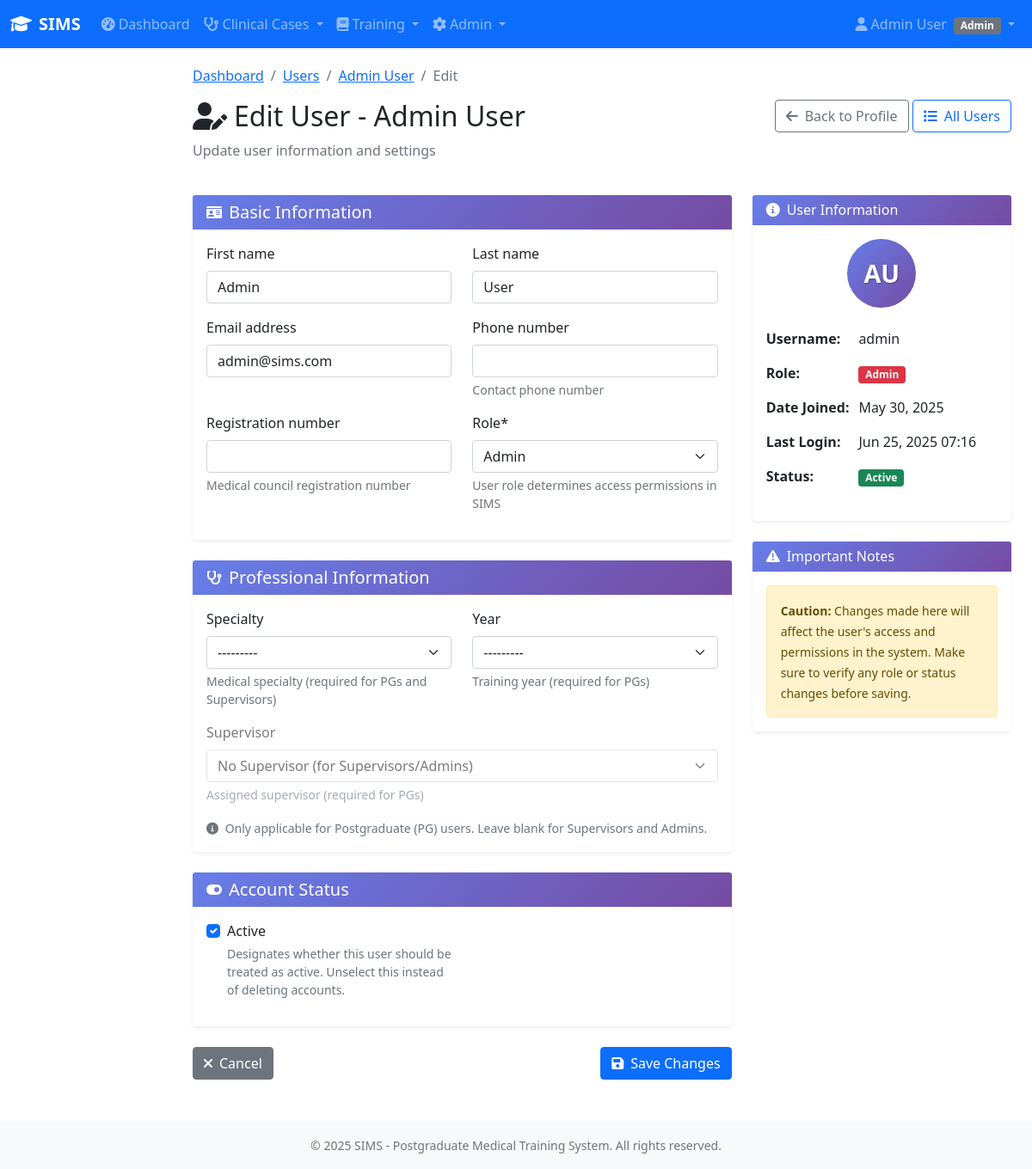
The app's page /users/1/edit/ (signed in), older data.
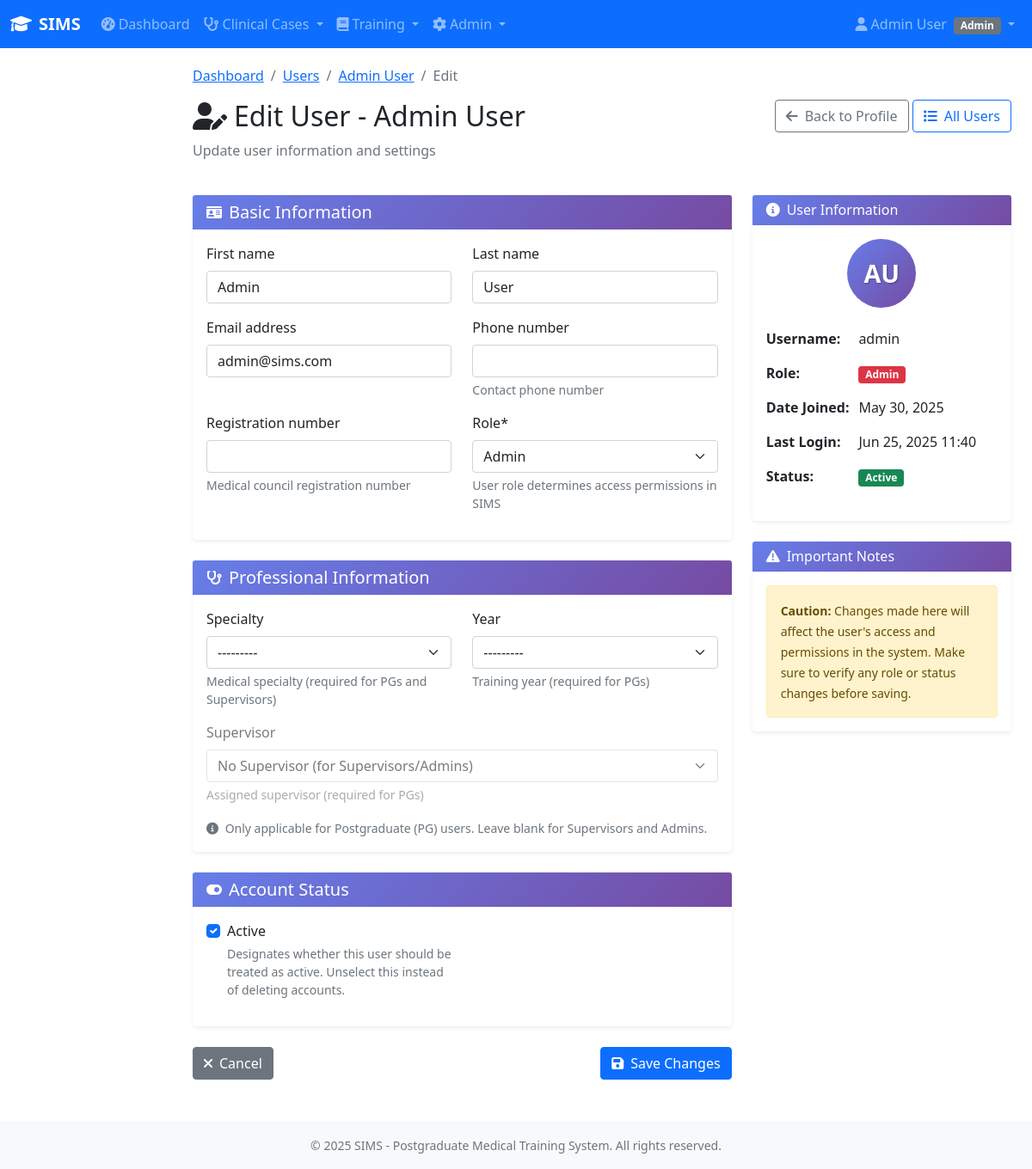
The same page, newer data.
### sims/users/models.py (models this page shows, shortened)
class User(AbstractUser):
    role = models.CharField(
        max_length=20,
        choices=USER_ROLES,
        help_text="User role determines access permissions in SIMS"
    )
    specialty = models.CharField(
        max_length=100,
        choices=SPECIALTY_CHOICES,
        blank=True,
        null=True,
        help_text="Medical specialty (required for PGs and Supervisors)"
    )
    year = models.CharField(
        max_length=10,
        choices=YEAR_CHOICES,
        blank=True,
        null=True,
        help_text="Training year (required for PGs)"
    )
    supervisor = models.ForeignKey(
        'self',
        on_delete=models.SET_NULL,
        null=True,
        blank=True,
        related_name='assigned_pgs',
        limit_choices_to={'role': 'supervisor'},
        help_text="Assigned supervisor (required for PGs)"
    )
    registration_number = models.CharField(
        max_length=50,
        blank=True,
        null=True,
        help_text="Medical council registration number"
    )
    phone_number = models.CharField(
        max_length=15,
        blank=True,
        null=True,
        help_text="Contact phone number"
    )
    created_by = models.ForeignKey(
        'self',
        on_delete=models.SET_NULL,
        null=True,
        blank=True,
        related_name='users_created',
        help_text="Admin who created this user account"
    )
    modified_by = models.ForeignKey(
        'self',
        on_delete=models.SET_NULL,
        null=True,
        blank=True,
        related_name='users_modified',
        help_text="Last admin to modify this user account"
    )
    last_login_ip = models.GenericIPAddressField(
        null=True,
        blank=True,
        help_text="IP address of last login"
    )
    is_archived = models.BooleanField(
        default=False,
        help_text="Mark as archived instead of deleting"
    )
    archived_date = models.DateTimeField(
        null=True,
        blank=True,
        help_text="Date when user was archived"
    )
    class Meta:
        verbose_name = "SIMS User"
        verbose_name_plural = "SIMS Users"
        ordering = ['role', 'last_name', 'first_name']
        indexes = [
            models.Index(fields=['role']),
            models.Index(fields=['specialty']),
            models.Index(fields=['supervisor']),
            models.Index(fields=['is_active']),
        ]
    def __str__(self):
        full_name = self.get_full_name()
        if full_name:
            return f"{full_name} ({self.get_role_display()})"
        return f"{self.username} ({self.get_role_display()})"
    def is_admin(self):
        return self.role == 'admin'

### sims/users/views.py (the view, shortened to what this page needs)
# urls.py: path('<int:pk>/edit/', views.UserEditView.as_view(), name='user_edit'),
class UserEditView(AdminRequiredMixin, UpdateView):
    model = User
    fields = ['first_name', 'last_name', 'email', 'role', 'specialty', 'year', 'supervisor', 'is_active', 'phone_number', 'registration_number']
    template_name = 'users/user_edit.html'
    def get_context_data(self, **kwargs):
        context = super().get_context_data(**kwargs)
        context['page_title'] = f"Edit User - {self.object.get_full_name()}"
        if 'form' in context:
            form = context['form']
            if 'supervisor' in form.fields:
                form.fields['supervisor'].queryset = User.objects.filter(
                    role='supervisor',
                    is_active=True
                ).order_by('first_name', 'last_name')
                form.fields['supervisor'].empty_label = "No Supervisor (for Supervisors/Admins)"
        return context

### sims/context_processors.py (called while the page is built, shortened)
def admin_stats_context(request):
    if not request.path.startswith('/admin/'):
        return {}

### templates/users/user_edit.html (shortened to what the changed rows need)
{% extends 'base/base.html' %}
{% load crispy_forms_tags %}
{% block breadcrumb %}
<nav aria-label="breadcrumb">
    <ol class="breadcrumb">
        <li class="breadcrumb-item"><a href="{% url 'users:profile_detail' object.pk %}">{{ object.get_full_name }}</a></li>
    </ol>
</nav>
{% endblock %}
{% block page_header %}
<div class="d-flex justify-content-between align-items-start mb-4">
    <div>
        <h2>
            <i class="fas fa-user-edit me-2"></i>Edit User - {{ object.get_full_name }}
        </h2>
        <p class="text-muted">Update user information and settings</p>
    </div>
</div>
{% endblock %}
{% block content %}
<div class="row">
    <div class="col-lg-8">
        <form method="post" id="userEditForm">
            <div class="card mb-4">
                <div class="card-body">
                    <div class="row">
                        <div class="col-md-6">
                            {{ form.first_name|as_crispy_field }}
                        </div>
                        <div class="col-md-6">
                            {{ form.last_name|as_crispy_field }}
                        </div>
                    </div>
                    <div class="row">
                        <div class="col-md-6">
                            {{ form.email|as_crispy_field }}
                        </div>
                        <div class="col-md-6">
                            {{ form.phone_number|as_crispy_field }}
                        </div>
                    </div>
                    <div class="row">
                        <div class="col-md-6">
                            {{ form.registration_number|as_crispy_field }}
                        </div>
                        <div class="col-md-6">
                            {{ form.role|as_crispy_field }}
                        </div>
                    </div>
                </div>
            </div>
            <div class="card mb-4">
                <div class="card-body">
                    <div class="row">
                        <div class="col-md-6">
                            {{ form.specialty|as_crispy_field }}
                        </div>
                        <div class="col-md-6">
                            {{ form.year|as_crispy_field }}
                        </div>
                    </div>
                    <div class="row">
                        <div class="col-md-12">
                            <div class="form-group">
                                {{ form.supervisor|as_crispy_field }}
                            </div>
                        </div>
                    </div>
                </div>
            </div>
            <div class="card mb-4">
                <div class="card-body">
                    <div class="row">
                        <div class="col-md-6">
                            {{ form.is_active|as_crispy_field }}
                        </div>
                    </div>
                </div>
            </div>
        </form>
    </div>
    <div class="col-lg-4">
        <div class="card">
            <div class="card-body">
                <div class="text-center mb-3">
                    {% if object.avatar %}
                    <img src="{{ object.avatar.url }}" alt="{{ object.get_full_name }}"
                         class="rounded-circle" width="80" height="80" style="object-fit: cover;">
                    {% else %}
                    <div class="avatar-placeholder rounded-circle mx-auto d-flex align-items-center justify-content-center"
                         style="width: 80px; height: 80px; background: linear-gradient(135deg, #667eea 0%, #764ba2 100%); color: white; font-size: 1.8rem;">
                        {{ object.first_name.0|upper }}{{ object.last_name.0|upper }}
                    </div>
                    {% endif %}
                </div>
                <table class="table table-sm">
                    <tr>
                        <td class="fw-bold">Username:</td>
                        <td>{{ object.username }}</td>
                    </tr>
                    <tr>
                        <td>
                            <span class="badge bg-{{ object.role }}">
                                {{ object.get_role_display|default:object.role|title }}
                            </span>
                        </td>
                    </tr>
                    <tr>
                        <td class="fw-bold">Date Joined:</td>
                        <td>{{ object.date_joined|date:"M d, Y" }}</td>
                    </tr>
                    <tr>
                        <td class="fw-bold">Last Login:</td>
                        <td>{{ object.last_login|date:"M d, Y H:i"|default:"Never" }}</td>
                    </tr>
                    <tr>
                        <td>
                            <span class="badge bg-{{ object.is_active|yesno:'success,danger' }}">
                                {{ object.is_active|yesno:'Active,Inactive' }}
                            </span>
                        </td>
                    </tr>
                </table>
            </div>
        </div>
    </div>
</div>
{% endblock %}

### templates/base/base.html (shortened to what this page needs)
<!DOCTYPE html>
<html lang="en">
<head>
    <link href="https://cdn.jsdelivr.net/npm/bootstrap@5.1.3/dist/css/bootstrap.min.css" rel="stylesheet">
    <link href="https://cdnjs.cloudflare.com/ajax/libs/font-awesome/6.0.0/css/all.min.css" rel="stylesheet">
    <link href="https://cdn.jsdelivr.net/npm/select2@4.1.0-rc.0/dist/css/select2.min.css" rel="stylesheet">
    <link href="https://cdn.jsdelivr.net/npm/select2-bootstrap-5-theme@1.3.0/dist/select2-bootstrap-5-theme.min.css" rel="stylesheet">
</head>
<body>
    <nav class="navbar navbar-expand-lg navbar-dark bg-primary">
        <div class="container-fluid">
            <a class="navbar-brand" href="{% url 'home' %}">
                <i class="fas fa-graduation-cap me-2"></i>SIMS
            </a>
            <div class="collapse navbar-collapse" id="navbarNav">
                <ul class="navbar-nav me-auto">
                    {% if user.is_authenticated %}
                        <li class="nav-item">
                            <a class="nav-link" href="{% url 'users:dashboard' %}">
                                <i class="fas fa-tachometer-alt me-1"></i>Dashboard
                            </a>
                        </li>
                        {% if user.role == 'pg' or user.role == 'supervisor' or user.role == 'admin' %}
                        <li class="nav-item dropdown">
                            <a class="nav-link dropdown-toggle" href="#" role="button" data-bs-toggle="dropdown">
                                <i class="fas fa-stethoscope me-1"></i>Clinical Cases
                            </a>
                        </li>
                        {% endif %}
                        <li class="nav-item dropdown">
                            <a class="nav-link dropdown-toggle" href="#" role="button" data-bs-toggle="dropdown">
                                <i class="fas fa-book me-1"></i>Training
                            </a>
                        </li>
                        {% if user.role == 'admin' %}
                        <li class="nav-item dropdown">
                            <a class="nav-link dropdown-toggle" href="#" role="button" data-bs-toggle="dropdown">
                                <i class="fas fa-cog me-1"></i>Admin
                            </a>
                        </li>
                        {% endif %}
                    {% endif %}
                </ul>
                <ul class="navbar-nav">
                    {% if user.is_authenticated %}
                        <li class="nav-item dropdown">
                            <a class="nav-link dropdown-toggle" href="#" role="button" data-bs-toggle="dropdown">
                                <i class="fas fa-user me-1"></i>{{ user.get_full_name|default:user.username }}
                                <span class="badge bg-secondary ms-1">{{ user.get_role_display }}</span>
                            </a>
                        </li>
                    {% else %}
                        <li class="nav-item">
                            <a class="nav-link" href="{% url 'users:login' %}">Login</a>
                        </li>
                    {% endif %}
                </ul>
            </div>
        </div>
    </nav>
    <div class="container-fluid">
        <div class="row">
            <main class="{% if not hide_sidebar %}col-md-9 ms-sm-auto col-lg-10 px-md-4{% else %}col-12{% endif %} main-content">
                {% block breadcrumb %}{% endblock %}
                {% block page_header %}{% endblock %}
                {% block content %}{% endblock %}
            </main>
        </div>
    </div>
    <footer class="bg-light text-center text-muted py-3 mt-5">
        <div class="container">
            <small>&copy; 2025 SIMS - Postgraduate Medical Training System. All rights reserved.</small>
        </div>
    </footer>
</body>
</html>

Row changes from the older to the newer data that the page shows:
changed User "Admin User": last_login "Jun 25, 2025 07:16" → "Jun 25, 2025 11:40"
